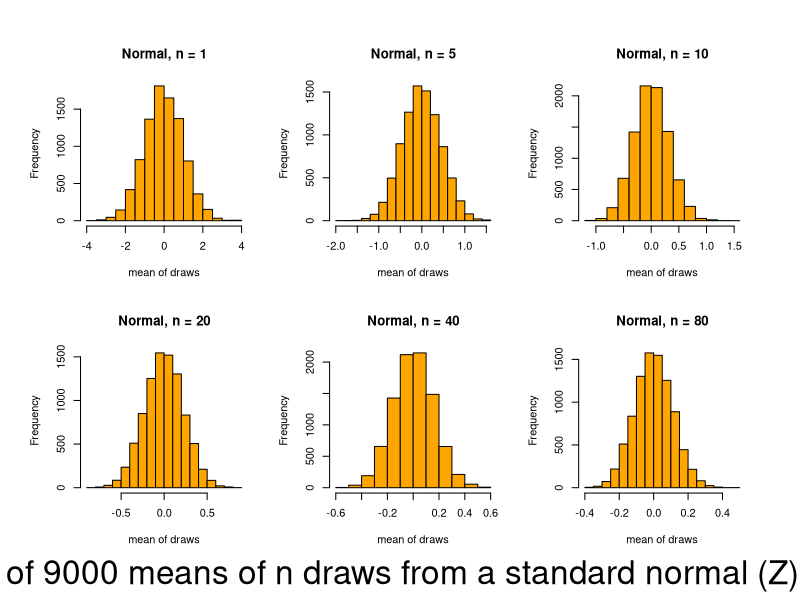
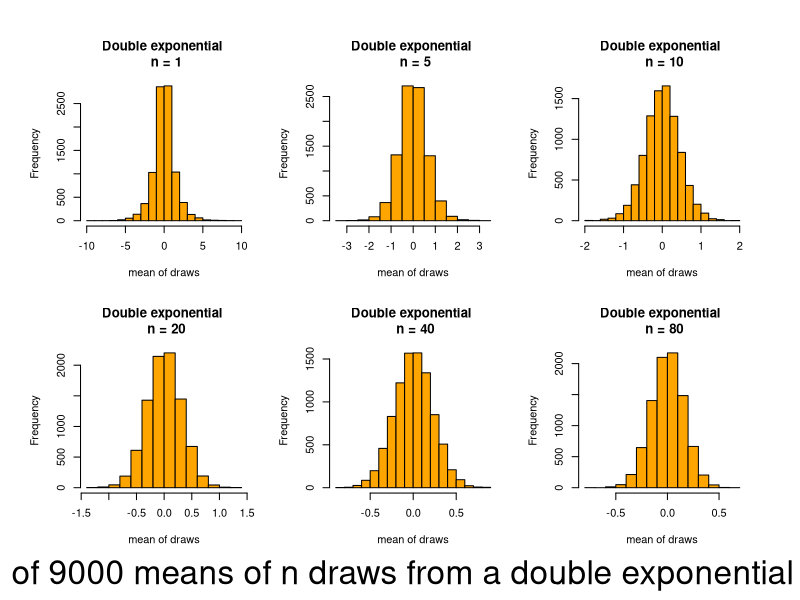
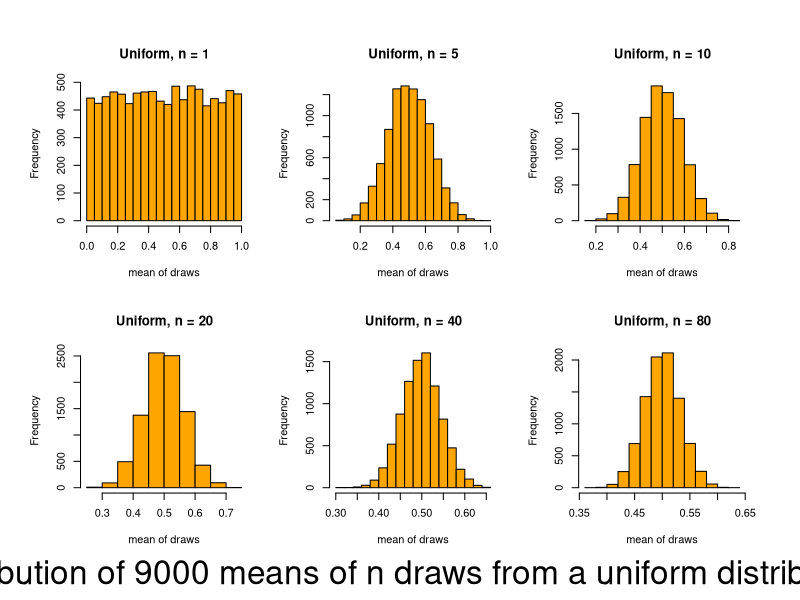
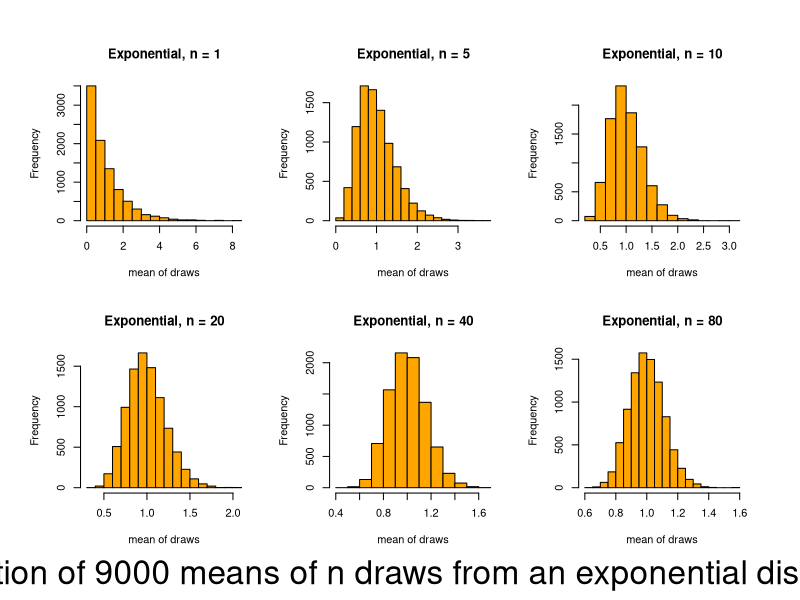
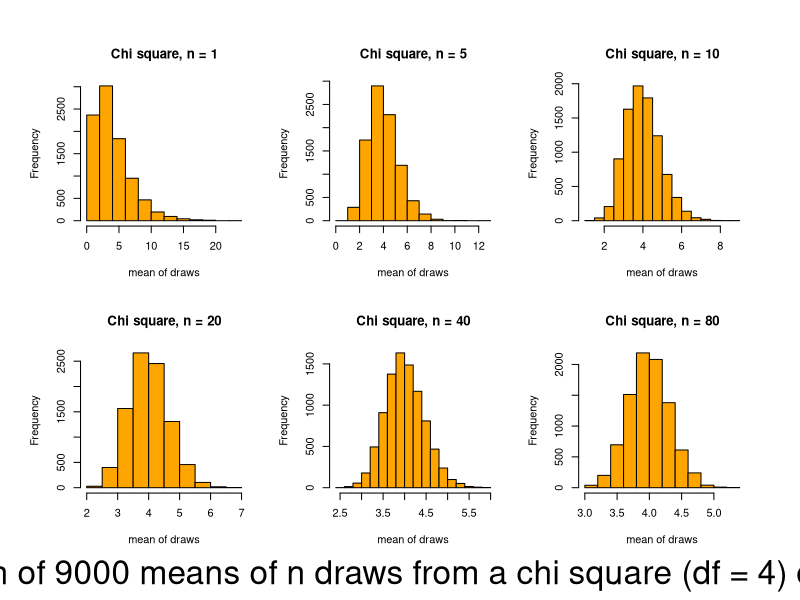
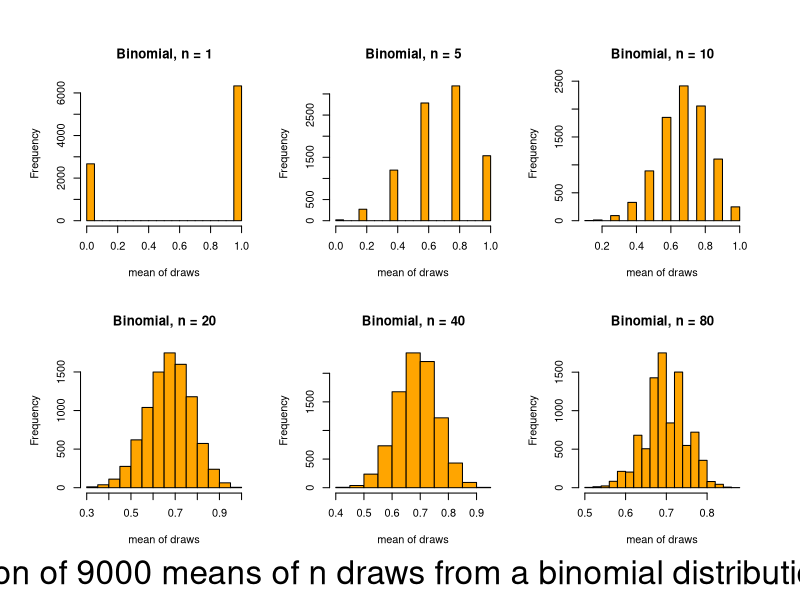

Here is the R script that generated these plots, in order:
#this file produces a series of graphs to consider how means of sample date 
#from various types of distributions converge towards a normal distribution

#normal
n=c(1,5,10,20,40,80)
means=1:9000
par(mfrow=c(2,3), oma = c(3,2,2,2), ask=F)
for (j in 1:length(n)){
  for (i in 1:length(means)){
    means[i]=mean(rnorm(n=n[j]))
  }
  hist(means, main=paste("Normal, n = ",n[j], sep = ""), col = "orange", xlab = "mean of draws")
}
mtext("Distribution of 9000 means of n draws from a standard normal (Z) distribution", outer = T, side = 1, 
      cex = 2, line = 1)

readline(prompt="Press [enter] to continue")

#double exponential (laplace)
require(VGAM)
n=c(1,5,10,20,40,80)
means=1:9000
par(mfrow=c(2,3), oma = c(3,2,2,2), ask=F)
for (j in 1:length(n)){
  for (i in 1:length(means)){
    means[i]=mean(rlaplace(n=n[j]))
  }
  hist(means, main=paste("Double exponential \n n = ",n[j], sep = ""),col = "orange", xlab = "mean of draws")
}
mtext("Distribution of 9000 means of n draws from a double exponential distribution", outer = T, side = 1, 
      cex = 2, line = 1)

readline(prompt="Press [enter] to continue")

#uniform
n=c(1,5,10,20,40,80)
means=1:9000
par(mfrow=c(2,3), oma = c(3,2,2,2), ask=F)
for (j in 1:length(n)){
  for (i in 1:length(means)){
    means[i]=mean(runif(n=n[j]))
  }
  hist(means, main=paste("Uniform, n = ",n[j], sep = ""), col = "orange", xlab = "mean of draws")
}
mtext("Distribution of 9000 means of n draws from a uniform distribution", outer = T, side = 1, 
      cex = 2, line = 1)

readline(prompt="Press [enter] to continue")

#exponential
n=c(1,5,10,20,40,80)
means=1:9000
par(mfrow=c(2,3), oma = c(3,2,2,2), ask=F)
for (j in 1:length(n)){
  for (i in 1:length(means)){
    means[i]=mean(rexp(n=n[j]))
  }
  hist(means, main=paste("Exponential, n = ",n[j], sep = ""), col = "orange", xlab = "mean of draws")
}
mtext("Distribution of 9000 means of n draws from an exponential distribution", outer = T, side = 1, 
      cex = 2, line = 1)

readline(prompt="Press [enter] to continue")

#chi square
n=c(1,5,10,20,40,80)
means=1:9000
par(mfrow=c(2,3), oma = c(3,2,2,2), ask=F)
for (j in 1:length(n)){
  for (i in 1:length(means)){
    means[i]=mean(rchisq(n=n[j], df=4))
  }
  hist(means, main=paste("Chi square, n = ",n[j], sep = ""), col = "orange", xlab = "mean of draws")
}
mtext("Distribution of 9000 means of n draws from a chi square (df = 4) distribution", outer = T, side = 1, 
      cex = 2, line = 1)

readline(prompt="Press [enter] to continue")

#binomial
n=c(1,5,10,20,40,80)
means=1:9000
par(mfrow=c(2,3), oma = c(3,2,2,2), ask=F)
for (j in 1:length(n)){
  for (i in 1:length(means)){
    means[i]=mean(rbinom(n=n[j], 1, .7))
  }
  hist(means, main=paste("Binomial, n = ",n[j], sep = ""), col = "orange", xlab = "mean of draws")
}
mtext("Distribution of 9000 means of n draws from a binomial distribution, p = .7", outer = T, side = 1, cex = 2, line = 1)
